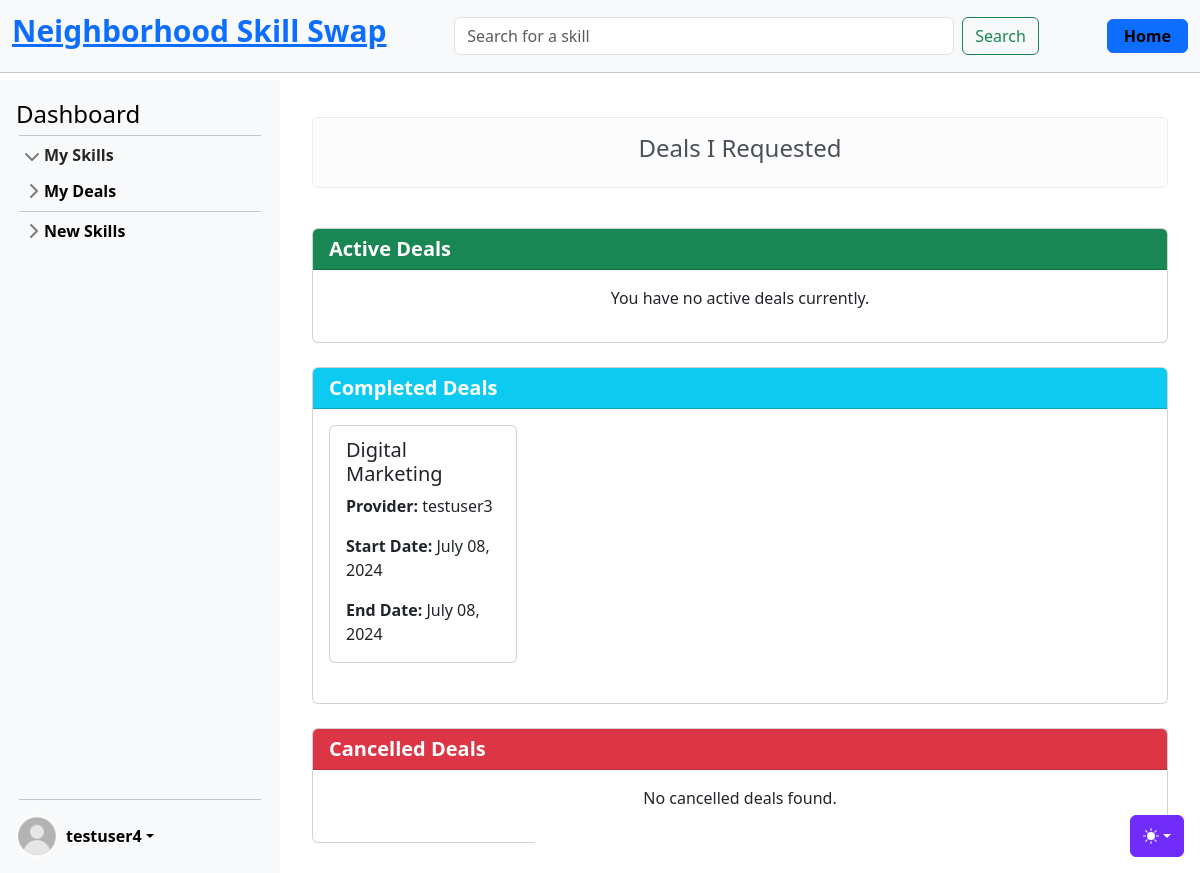
Page /skills/deals/requested/ (signed in) on the earlier database version.
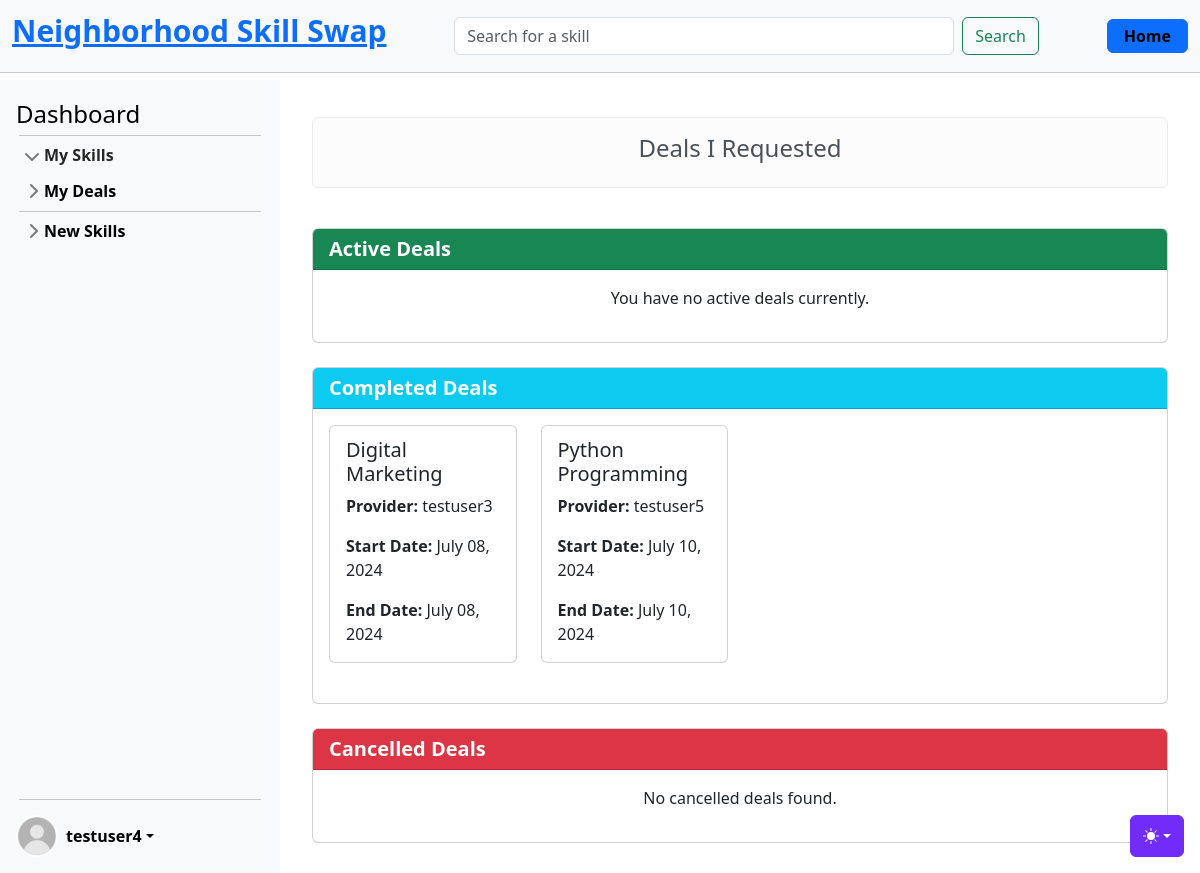
Same page on the later database version.
### skills/models.py (models this page shows, shortened)
class SkillDeal(models.Model):
    PENDING = "pending"
    ACTIVE = "active"
    COMPLETED = "completed"
    CANCELLED = "cancelled"
    STATUS_CHOICES = [
        (PENDING, "Pending"),
        (ACTIVE, "Active"),
        (COMPLETED, "Completed"),
        (CANCELLED, "Cancelled"),
    ]
    skill = models.ForeignKey(Skill, on_delete=models.CASCADE)
    owner = models.ForeignKey(
        settings.AUTH_USER_MODEL, on_delete=models.CASCADE, related_name="owner"
    )
    provider = models.ForeignKey(
        settings.AUTH_USER_MODEL, on_delete=models.CASCADE, related_name="requester"
    )
    status = models.CharField(max_length=20, choices=STATUS_CHOICES, default=PENDING)
    created_at = models.DateTimeField(auto_now_add=True)
    start_date = models.DateTimeField(null=True, blank=True)
    end_date = models.DateTimeField(null=True, blank=True)

class Skill(models.Model):
    name = models.CharField(max_length=100, blank=False)
    level = models.CharField(max_length=20, blank=False)
    description = models.TextField()
    owner = models.ForeignKey(settings.AUTH_USER_MODEL, on_delete=models.CASCADE)
    category = models.ForeignKey(Category, on_delete=models.CASCADE)
    date = models.DateTimeField(auto_now_add=True)
    skill_type = models.CharField(max_length=20, blank=False)
    rating = models.FloatField(default=5.0)

### accounts/models.py (models this page shows, shortened)
class CustomUser(AbstractUser):
    age = models.PositiveIntegerField(null=True, blank=True)

### skills/views_deals.py (the view)
# urls.py: path("deals/requested/", RequestedDealsView.as_view(), name="requested_deals"),
class RequestedDealsView(SkillDealListView):
    def get_queryset(self):
        user = self.request.user
        queryset = SkillDeal.objects.filter(
            owner=user,
            status__in=[
                SkillDeal.PENDING,
                SkillDeal.ACTIVE,
                SkillDeal.COMPLETED,
                SkillDeal.CANCELLED,
            ],
        )
        return queryset

### templates/skills/skill_deal_list.html (shortened to what this page needs)
{% extends "base.html" %}
{% block content %}
<div class="container mt-4">
    <div class="row mb-4">
        <div class="col">
            {% if request.resolver_match.url_name == "provided_deals" %}
            <div class="alert alert-light text-center" role="alert">
                <h4 class="alert-heading">Deals I Provided</h4>
            </div>
            {% elif request.resolver_match.url_name == "requested_deals" %}
            <div class="alert alert-light text-center" role="alert">
                <h4 class="alert-heading">Deals I Requested</h4>
            </div>
            {% elif request.resolver_match.url_name == "all_deals" %}
            <div class="alert alert-light text-center" role="alert">
                <h4 class="alert-heading">All My Deals</h4>
            </div>
            {% else %}
            <div class="alert alert-light text-center" role="alert">
                <h4 class="alert-heading">Deals</h4>
            </div>
            {% endif %}
        </div>
    </div>
    <div class="row mb-4">
        <div class="col-12">
            <div class="card">
                <div class="card-header bg-success text-white">
                    <h5 class="card-title mb-0">Active Deals</h5>
                </div>
                <div class="card-body">
                    <div class="row">
                        {% if active_deals|length == 0 %}
                        <div class="col-12">
                            <p class="text-center">You have no active deals currently.</p>
                        </div>
                        {% endif %}
                    </div>
                </div>
            </div>
        </div>
    </div>
    <div class="row mb-4">
        <div class="col-12">
            <div class="card">
                <div class="card-header bg-info text-white">
                    <h5 class="card-title mb-0">Completed Deals</h5>
                </div>
                <div class="card-body">
                    <div class="row">
                        {% if completed_deals|length == 0 %}
                        <div class="col-12">
                            <p class="text-center">No completed deals to review.</p>
                        </div>
                        {% else %}
                            {% for deal in completed_deals %}
                            <div class="col-md-3 mb-4">
                                <div class="card h-100">
                                    <div class="card-body">
                                        <h5 class="card-subtitle mb-2">{{ deal.skill.name }}</h5>
                                        {% if deal.provider != request.user %}
                                        <p class="card-text"><strong>Provider:</strong> {{ deal.provider.username }}</p>
                                        {% endif %}
                                        <p class="card-text"><strong>Start Date:</strong> {{ deal.start_date|date:"F d, Y" }}</p>
                                        <p class="card-text"><strong>End Date:</strong> {{ deal.end_date|date:"F d, Y" }}</p>
                                    </div>
                                </div>
                            </div>
                            {% endfor %}
                        {% endif %}
                    </div>
                </div>
            </div>
        </div>
    </div>
    <div class="row mb-4">
        <div class="col-12">
            <div class="card">
                <div class="card-header bg-danger text-white">
                    <h5 class="card-title mb-0">Cancelled Deals</h5>
                </div>
                <div class="card-body">
                    <div class="row">
                        {% if cancelled_deals|length == 0 %}
                        <div class="col-12">
                            <p class="text-center">No cancelled deals found.</p>
                        </div>
                        {% endif %}
                    </div>
                </div>
            </div>
        </div>
    </div>
</div>
{% endblock %}

Differences in the rows shown:
added SkillDeal: skill.name "Python Programming", provider.username "testuser5", start_date "July 10, 2024", end_date "July 10, 2024"
